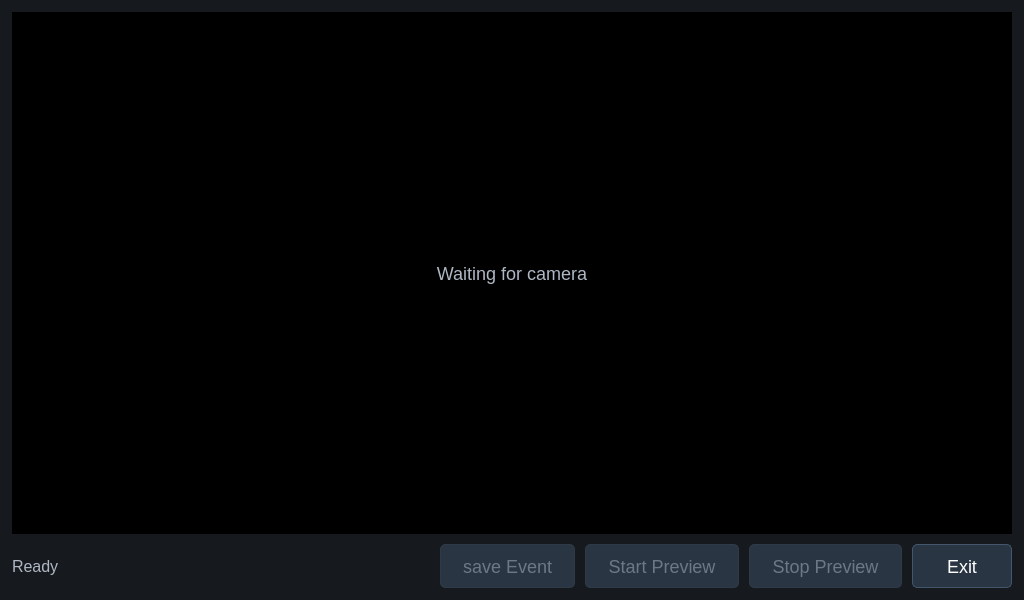
<?xml version="1.0" encoding="UTF-8"?>
<ui version="4.0">
 <class>MainWindow</class>
 <widget class="QMainWindow" name="MainWindow">
  <property name="geometry">
   <rect>
    <x>0</x>
    <y>0</y>
    <width>1024</width>
    <height>600</height>
   </rect>
  </property>
  <property name="windowTitle">
   <string>AV Blackbox</string>
  </property>
  <widget class="QWidget" name="centralwidget">
   <property name="styleSheet">
    <string notr="true">QWidget#centralwidget {
 background-color: #16191e;
 color: #e6e9ee;
}

QLabel {
 color: #e6e9ee;
 font-size: 18px;
}

QLabel#videoLabel {
 background-color: black;
 color: #aeb7c4;
}

QLabel#statusLabel {
 color: #aeb7c4;
 font-size: 16px;
}

QPushButton {
 background-color: #293543;
 color: #ffffff;
 border: 1px solid #43566b;
 border-radius: 5px;
 padding: 8px 22px;
 font-size: 18px;
}

QPushButton:pressed {
 background-color: #3b5775;
}

QPushButton:disabled {
 color: #6d7887;
 border-color: #303a47;
}</string>
   </property>
   <layout class="QVBoxLayout" name="mainLayout" stretch="1,0">
    <property name="spacing">
     <number>10</number>
    </property>
    <property name="leftMargin">
     <number>12</number>
    </property>
    <property name="topMargin">
     <number>12</number>
    </property>
    <property name="rightMargin">
     <number>12</number>
    </property>
    <property name="bottomMargin">
     <number>12</number>
    </property>
    <item>
     <widget class="QLabel" name="videoLabel">
      <property name="sizePolicy">
       <sizepolicy hsizetype="Ignored" vsizetype="Ignored">
        <horstretch>0</horstretch>
        <verstretch>0</verstretch>
       </sizepolicy>
      </property>
      <property name="minimumSize">
       <size>
        <width>320</width>
        <height>240</height>
       </size>
      </property>
      <property name="text">
       <string>Waiting for camera</string>
      </property>
      <property name="alignment">
       <set>Qt::AlignCenter</set>
      </property>
     </widget>
    </item>
    <item>
     <layout class="QHBoxLayout" name="controlLayout">
      <property name="spacing">
       <number>10</number>
      </property>
      <item>
       <widget class="QLabel" name="statusLabel">
        <property name="sizePolicy">
         <sizepolicy hsizetype="Expanding" vsizetype="Preferred">
          <horstretch>0</horstretch>
          <verstretch>0</verstretch>
         </sizepolicy>
        </property>
        <property name="text">
         <string>Ready</string>
        </property>
        <property name="wordWrap">
         <bool>true</bool>
        </property>
       </widget>
      </item>
      <item>
       <widget class="QPushButton" name="saveButton">
        <property name="enabled">
         <bool>false</bool>
        </property>
        <property name="minimumSize">
         <size>
          <width>130</width>
          <height>44</height>
         </size>
        </property>
        <property name="text">
         <string>save Event</string>
        </property>
       </widget>
      </item>
      <item>
       <widget class="QPushButton" name="startButton">
        <property name="enabled">
         <bool>false</bool>
        </property>
        <property name="minimumSize">
         <size>
          <width>130</width>
          <height>44</height>
         </size>
        </property>
        <property name="text">
         <string>Start Preview</string>
        </property>
       </widget>
      </item>
      <item>
       <widget class="QPushButton" name="stopButton">
        <property name="enabled">
         <bool>false</bool>
        </property>
        <property name="minimumSize">
         <size>
          <width>130</width>
          <height>44</height>
         </size>
        </property>
        <property name="text">
         <string>Stop Preview</string>
        </property>
       </widget>
      </item>
      <item>
       <widget class="QPushButton" name="exitButton">
        <property name="minimumSize">
         <size>
          <width>100</width>
          <height>44</height>
         </size>
        </property>
        <property name="text">
         <string>Exit</string>
        </property>
       </widget>
      </item>
     </layout>
    </item>
   </layout>
  </widget>
 </widget>
 <resources/>
 <connections/>
</ui>
